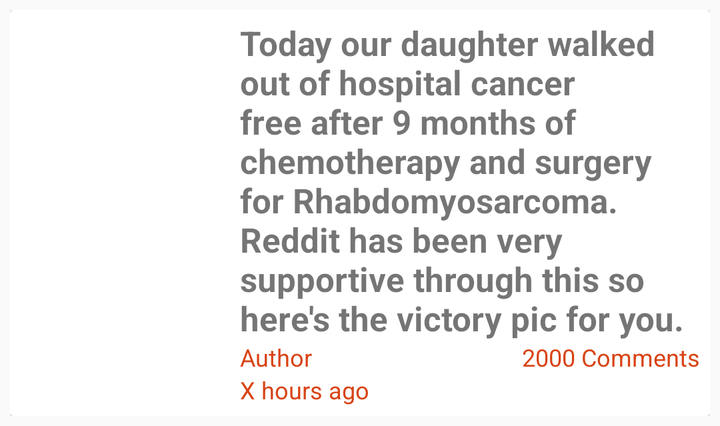
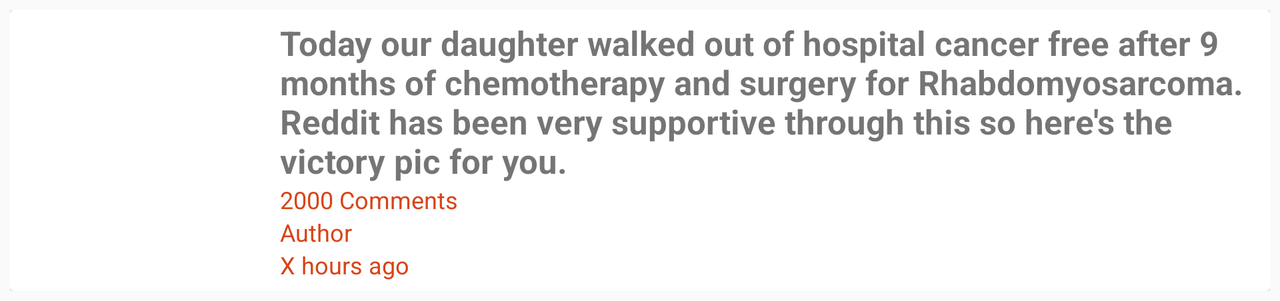

Compare how this app lays out the same screen by default and in its alternative resource folder. The renders come first, then the two layout files and the values they reference.
<!-- AndroidManifest.xml: application theme AppTheme -->
<!-- res/layout/items_info_reddit.xml -->
<?xml version="1.0" encoding="utf-8"?>
<LinearLayout
    xmlns:android="http://schemas.android.com/apk/res/android"
    android:layout_width="match_parent"
    android:layout_height="wrap_content"
    android:gravity="center_vertical"
    android:padding="5dp">

   <android.support.v7.widget.CardView
       android:id="@+id/cv"
       android:layout_width="match_parent"
       android:layout_height="wrap_content"
       android:background="@color/cardview_dark_background">

       <LinearLayout
           android:layout_width="match_parent"
           android:layout_height="wrap_content"
           android:orientation="horizontal"
           android:padding="5dp">

            <ImageView
                android:id="@+id/thumbnails_reddit"
                android:layout_width="@dimen/wd_thumbnail_reddit"
                android:layout_height="@dimen/hg_thumbnail_reddit"
                android:layout_alignParentLeft="true"
                android:layout_alignParentTop="true"
                android:layout_marginRight="10dp"
                android:src="@mipmap/ic_launcher" />

                <RelativeLayout
                    android:layout_width="match_parent"
                    android:layout_height="wrap_content">

                    <TextView
                        android:id="@+id/title_reddit"
                        android:layout_width="wrap_content"
                        android:layout_height="wrap_content"
                        android:text="@string/tx_title_reddit"
                        android:textAllCaps="false"
                        android:textSize="17dp"
                        android:textStyle="bold"
                        />

                    <TextView
                        android:id="@+id/author_reddit"
                        android:layout_below="@+id/title_reddit"
                        android:layout_width="wrap_content"
                        android:layout_height="wrap_content"
                        android:text="@string/tx_author_reddit"
                        android:textSize="12dp"
                        android:textColor="@color/md_deep_orange_800"/>

                    <TextView
                        android:id="@+id/comments_reddit"
                        android:layout_width="wrap_content"
                        android:layout_height="wrap_content"
                        android:text="@string/tx_comments_reddit"
                        android:textSize="12dp"
                        android:textColor="@color/md_deep_orange_800"
                        android:layout_below="@+id/title_reddit"
                        android:layout_alignParentRight="true"
                        android:layout_alignParentEnd="true" />

                    <TextView
                        android:id="@+id/date_reddit"
                        android:layout_below="@+id/author_reddit"
                        android:layout_width="wrap_content"
                        android:layout_height="wrap_content"
                        android:text="@string/tx_date_reddit"
                        android:textSize="12dp"
                        android:textColor="@color/md_deep_orange_800"/>

            </RelativeLayout>

       </LinearLayout>

   </android.support.v7.widget.CardView>

</LinearLayout>
<!-- resources referenced by this layout -->
<resources>
  <color name="md_deep_orange_800">#D84315</color>
  <dimen name="hg_thumbnail_reddit">100dp</dimen>
  <dimen name="wd_thumbnail_reddit">100dp</dimen>
  <string name="tx_author_reddit">Author</string>
  <string name="tx_comments_reddit">2000 Comments</string>
  <string name="tx_date_reddit">X hours ago</string>
  <string name="tx_title_reddit">Today our daughter walked out of hospital cancer free after 9 months of chemotherapy and surgery for Rhabdomyosarcoma. Reddit has been very supportive through this so here\'s the victory pic for you.</string>
  <style name="AppTheme" parent="Theme.AppCompat.Light.DarkActionBar">
          
          <item name="colorPrimary">@color/md_deep_orange_800</item>
          <item name="colorPrimaryDark">@color/md_deep_orange_900</item>
          <item name="colorAccent">@color/colorAccent</item>
      </style>
  <color name="md_deep_orange_900">#BF360C</color>
  <color name="colorAccent">#FF4081</color>
</resources>
<!-- res/layout-land/items_info_reddit.xml (the repository's variant of the layout above) -->
<!-- drawn on the phone turned sideways -->
<?xml version="1.0" encoding="utf-8"?>
<LinearLayout
    xmlns:android="http://schemas.android.com/apk/res/android"
    android:layout_width="match_parent"
    android:layout_height="wrap_content"
    android:gravity="center_vertical"
    android:padding="5dp">

    <android.support.v7.widget.CardView
        android:id="@+id/cv"
        android:layout_width="match_parent"
        android:layout_height="wrap_content"
        android:background="@color/cardview_dark_background">

        <LinearLayout
            android:layout_width="match_parent"
            android:layout_height="wrap_content"
            android:orientation="horizontal"
            android:padding="5dp">

            <ImageView
                android:id="@+id/thumbnails_reddit"
                android:layout_width="120dp"
                android:layout_height="100dp"
                android:layout_alignParentLeft="true"
                android:layout_alignParentTop="true"
                android:layout_marginRight="10dp"
                android:src="@mipmap/ic_launcher" />

            <RelativeLayout
                android:layout_width="match_parent"
                android:layout_height="wrap_content">

                <TextView
                    android:id="@+id/title_reddit"
                    android:layout_width="wrap_content"
                    android:layout_height="wrap_content"
                    android:text="@string/tx_title_reddit"
                    android:textAllCaps="false"
                    android:textSize="17dp"
                    android:textStyle="bold"
                    />

                <TextView
                    android:id="@+id/comments_reddit"
                    android:layout_below="@+id/title_reddit"
                    android:layout_width="wrap_content"
                    android:layout_height="wrap_content"
                    android:text="@string/tx_comments_reddit"
                    android:textSize="12dp"
                    android:textColor="@color/md_deep_orange_800"/>

                <TextView
                    android:id="@+id/author_reddit"
                    android:layout_below="@+id/comments_reddit"
                    android:layout_width="wrap_content"
                    android:layout_height="wrap_content"
                    android:text="@string/tx_author_reddit"
                    android:textSize="12dp"
                    android:textColor="@color/md_deep_orange_800"/>

                <TextView
                    android:id="@+id/date_reddit"
                    android:layout_below="@+id/author_reddit"
                    android:layout_width="wrap_content"
                    android:layout_height="wrap_content"
                    android:text="@string/tx_date_reddit"
                    android:textSize="12dp"
                    android:textColor="@color/md_deep_orange_800"/>
            </RelativeLayout>

        </LinearLayout>

    </android.support.v7.widget.CardView>

</LinearLayout>
<!-- resources referenced by the variant -->
<!-- as the phone turned sideways resolves them -->
<resources>
  <color name="md_deep_orange_800">#D84315</color>
  <string name="tx_author_reddit">Author</string>
  <string name="tx_comments_reddit">2000 Comments</string>
  <string name="tx_date_reddit">X hours ago</string>
  <string name="tx_title_reddit">Today our daughter walked out of hospital cancer free after 9 months of chemotherapy and surgery for Rhabdomyosarcoma. Reddit has been very supportive through this so here\'s the victory pic for you.</string>
  <style name="AppTheme" parent="Theme.AppCompat.Light.DarkActionBar">
          
          <item name="colorPrimary">@color/md_deep_orange_800</item>
          <item name="colorPrimaryDark">@color/md_deep_orange_900</item>
          <item name="colorAccent">@color/colorAccent</item>
      </style>
  <color name="md_deep_orange_900">#BF360C</color>
  <color name="colorAccent">#FF4081</color>
</resources>
